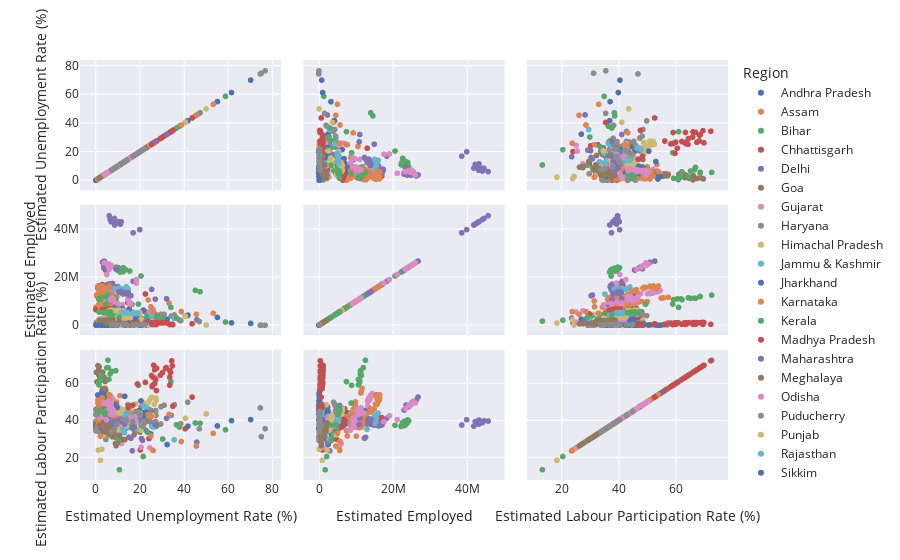

The notebook cell saved with this chart:
### Code cell
pd.DataFrame.iteritems=pd.DataFrame.items # to iterate items in dataframe
fig = pl.scatter_matrix(df, template='seaborn',dimensions=['Estimated Unemployment Rate (%)','Estimated Employed','Estimated Labour Participation Rate (%)'], color='Region')
fig.show()

### Figure 1 — Plotly figure (JSON) as saved in the notebook; plotly's stock layout.template omitted (floating-point values rounded to 4 significant figures)
{"data": [{"dimensions": [{"axis": {"matches": true}, "label": "Estimated Unemployment Rate (%)", "values": [3.65, 3.05, 3.75, 3.32, 5.17, 3.52, 4.12, 4.38, 4.84, 5.91, 4.06, 16.29, 14.46, 0.85, 6.09, 3.8, 5.64, 4.61, 6.01, 4.7, 7.54, 7.88, 7.11, 5.66, 9.88, 32.3, 24.91, 5.86]}, {"axis": {"matches": true}, "label": "Estimated Employed", "values": [11999139, 11755881, 12086707, 12285693, 12256762, 12017412, 11397681, 12528395, 12016676, 11723617, 11359660, 8792827, 9526902, 15572975, 4788661, 4824630, 4657443, 4743179, 4733996, 4774377, 4668772, 4913963, 4618860, 4822035, 4521537, 2544084, 3428356, 4954389]}, {"axis": {"matches": true}, "label": "Estimated Labour Participation Rate (%)", "values": [43.24, 42.05, 43.5, 43.97, 44.68, 43.01, 41, 45.14, 43.46, 42.83, 40.66, 36.03, 38.16, 53.76, 37.45, 36.76, 36.1, 36.29, 36.69, 36.41, 36.62, 38.61, 35.91, 36.84, 36.08, 26.97, 32.69, 37.61]}], "hovertemplate": "Region=Andhra Pradesh<br>%{xaxis.title.text}=%{x}<br>%{yaxis.title.text}=%{y}<extra></extra>", "legendgroup": "Andhra Pradesh", "marker": {"color": "rgb(76,114,176)", "symbol": "circle"}, "name": "Andhra Pradesh", "showlegend": true, "type": "splom"}, {"dimensions": [{"axis": {"matches": true}, "label": "Estimated Unemployment Rate (%)", "values": [4.29, 5.08, 4.26, 5.79, 4.46, 4.65, 4.66, 4.29, 3.26, 3.77, 9.38, 0, 7.87, 9.89, 3.21, 10.39, 9.26, 11.17, 6.31, 5.02, 7.24, 9.98, 10.34, 8.37, 10.77, 3.42]}, {"axis": {"matches": true}, "label": "Estimated Employed", "values": [11749334, 8923222, 9911534, 9292039, 11468349, 8395906, 9625362, 11420996, 8462814, 9878742, 9926176, 7544937, 1671707, 1647342, 1739838, 1595582, 1576480, 1595176, 1708045, 1722303, 1630908, 1625454, 1664145, 1454956, 1441722, 1551007]}, {"axis": {"matches": true}, "label": "Estimated Labour Participation Rate (%)", "values": [57.39, 43.87, 48.21, 45.83, 55.67, 40.76, 46.64, 54.9, 40.17, 47.05, 50, 34.38, 44.92, 45.17, 44.32, 43.81, 42.66, 44.01, 44.59, 44.26, 42.82, 43.9, 45.03, 38.45, 39.04, 38.73]}], "hovertemplate": "Region=Assam<br>%{xaxis.title.text}=%{x}<br>%{yaxis.title.text}=%{y}<extra></extra>", "legendgroup": "Assam", "marker": {"color": "rgb(221,132,82)", "symbol": "circle"}, "name": "Assam", "showlegend": true, "type": "splom"}, {"dimensions": [{"axis": {"matches": true}, "label": "Estimated Unemployment Rate (%)", "values": [9.27, 10.2, 13.44, 11, 8.87, 12.47, 12.4, 10.16, 9.13, 9.61, 15.39, 45.09, 47.26, 20.49, 19.9, 13.29, 16.41, 17.66, 20.46, 14.06, 17.62, 14.91, 20.69, 15.11, 15.73, 58.77, 37.87, 12.45]}, {"axis": {"matches": true}, "label": "Estimated Employed", "values": [24322330, 24097712, 23248875, 22260203, 23905700, 24053140, 22445989, 22914530, 23409006, 23168192, 22667882, 14645275, 14050319, 20622566, 3029344, 3248864, 3059744, 2994763, 2992082, 3173429, 3081077, 2977857, 2988665, 3113464, 3049637, 1400962, 2207026, 3124663]}, {"axis": {"matches": true}, "label": "Estimated Labour Participation Rate (%)", "values": [39.75, 39.71, 39.66, 36.85, 38.57, 40.31, 37.51, 37.25, 37.54, 37.28, 38.88, 38.63, 38.5, 37.4, 39.8, 39.35, 38.36, 38.03, 39.25, 38.45, 38.86, 36.29, 38.99, 37.87, 37.29, 34.94, 36.45, 36.54]}], "hovertemplate": "Region=Bihar<br>%{xaxis.title.text}=%{x}<br>%{yaxis.title.text}=%{y}<extra></extra>", "legendgroup": "Bihar", "marker": {"color": "rgb(85,168,104)", "symbol": "circle"}, "name": "Bihar", "showlegend": true, "type": "splom"}, {"dimensions": [{"axis": {"matches": true}, "label": "Estimated Unemployment Rate (%)", "values": [9.82, 6.76, 4.54, 4.64, 8.33, 6.96, 2.77, 6.11, 9.89, 7.89, 7.31, 0, 7.64, 10.14, 9.77, 11.77, 8.17, 6.29, 9.46, 10.27, 8.32, 3.57, 9.01, 9.79, 8.21, 20.13, 24.1, 27.07]}, {"axis": {"matches": true}, "label": "Estimated Employed", "values": [6259019, 6608626, 6753622, 6607694, 6490776, 7043840, 6942931, 6569385, 6236201, 6847173, 6894808, 6534321, 5454091, 5781095, 2223129, 2192020, 2285436, 2392400, 2311507, 2297096, 2341284, 2415436, 2315972, 2347941, 2407509, 1066126, 1276291, 1602231]}, {"axis": {"matches": true}, "label": "Estimated Labour Participation Rate (%)", "values": [42.89, 43.71, 43.53, 42.55, 43.38, 46.28, 43.56, 42.59, 42.03, 45.05, 44.98, 39.43, 35.56, 38.66, 45.61, 45.88, 45.85, 46.91, 46.8, 46.82, 46.59, 45.59, 46.21, 47.14, 47.39, 24.06, 30.24, 39.41]}], "hovertemplate": "Region=Chhattisgarh<br>%{xaxis.title.text}=%{x}<br>%{yaxis.title.text}=%{y}<extra></extra>", "legendgroup": "Chhattisgarh", "marker": {"color": "rgb(196,78,82)", "symbol": "circle"}, "name": "Chhattisgarh", "showlegend": true, "type": "splom"}, {"dimensions": [{"axis": {"matches": true}, "label": "Estimated Unemployment Rate (%)", "values": [12.56, 9.33, 11.07, 17.18, 12.5, 15.84, 11.11, 16.97, 13.48, 13.81, 15.18, 20.69, 22.76, 21.14, 12.31, 12.76, 14.68, 13.52, 20.59, 12.41, 16.11, 11.07, 22.45, 14.86, 17.09, 16.51, 45.78, 18.11]}, {"axis": {"matches": true}, "label": "Estimated Employed", "values": [169487, 149076, 166605, 135407, 166056, 149511, 178768, 145671, 157791, 147500, 152413, 115487, 129610, 112108, 5756475, 5550172, 5393091, 5552510, 5642253, 6030363, 5439600, 5718337, 5647493, 5708807, 5401392, 3003787, 2343783, 4306807]}, {"axis": {"matches": true}, "label": "Estimated Labour Participation Rate (%)", "values": [42.33, 35.74, 40.53, 35.21, 40.68, 37.9, 42.71, 37.08, 38.36, 35.84, 37.45, 30.21, 34.65, 29.22, 44.17, 42.71, 42.34, 42.9, 47.36, 45.78, 43.02, 42.56, 48.09, 44.18, 42.82, 23.59, 28.28, 34.32]}], "hovertemplate": "Region=Delhi<br>%{xaxis.title.text}=%{x}<br>%{yaxis.title.text}=%{y}<extra></extra>", "legendgroup": "Delhi", "marker": {"color": "rgb(129,114,179)", "symbol": "circle"}, "name": "Delhi", "showlegend": true, "type": "splom"}, {"dimensions": [{"axis": {"matches": true}, "label": "Estimated Unemployment Rate (%)", "values": [2.91, 5.45, 10.98, 1.98, 3.61, 7.21, 23.71, 3.54, 5.38, 0, 15.91, 20, 2.75, 13.33, 12.28, 4.9, 3.16, 12.31, 25.2, 16.22, 10.92, 4.31, 4.76, 11.76]}, {"axis": {"matches": true}, "label": "Estimated Employed", "values": [179340, 170471, 167437, 183603, 163215, 177440, 159489, 177155, 158936, 171672, 181657, 128538, 264855, 304015, 280367, 243277, 309643, 290264, 271612, 288154, 257814, 306396, 277093, 318957]}, {"axis": {"matches": true}, "label": "Estimated Labour Participation Rate (%)", "values": [39.16, 38.19, 39.81, 39.61, 35.78, 40.36, 44.09, 38.7, 35.36, 36.11, 45.36, 33.71, 34.17, 43.96, 40, 31.97, 39.92, 41.27, 45.22, 42.77, 35.95, 39.73, 36.05, 44.74]}], "hovertemplate": "Region=Goa<br>%{xaxis.title.text}=%{x}<br>%{yaxis.title.text}=%{y}<extra></extra>", "legendgroup": "Goa", "marker": {"color": "rgb(147,120,96)", "symbol": "circle"}, "name": "Goa", "showlegend": true, "type": "splom"}, {"dimensions": [{"axis": {"matches": true}, "label": "Estimated Unemployment Rate (%)", "values": [2.88, 4.77, 4.58, 3.7, 6.29, 4.91, 4.68, 3.46, 5.35, 6.64, 7.59, 12, 14.58, 1.41, 4.09, 6.31, 5.15, 4.2, 5.96, 5.45, 7.53, 5.71, 5.82, 6.04, 5.39, 25.94, 11.62, 4.54]}, {"axis": {"matches": true}, "label": "Estimated Employed", "values": [13954728, 13199281, 14327083, 13507342, 13280783, 13828512, 14487815, 13877825, 14301844, 13973042, 13483615, 8587594, 11121124, 13243922, 9686558, 10144965, 9828023, 10228154, 9609939, 10474217, 9896129, 10172812, 9824501, 10784753, 10083026, 6701284, 6072776, 10574711]}, {"axis": {"matches": true}, "label": "Estimated Labour Participation Rate (%)", "values": [52.03, 50.12, 54.21, 50.57, 51.01, 52.27, 54.55, 51.51, 54.07, 53.48, 52.06, 34.77, 46.31, 47.72, 41.67, 44.57, 42.54, 43.72, 41.75, 45.14, 43.5, 43.75, 42.19, 46.31, 42.9, 36.33, 27.52, 44.26]}], "hovertemplate": "Region=Gujarat<br>%{xaxis.title.text}=%{x}<br>%{yaxis.title.text}=%{y}<extra></extra>", "legendgroup": "Gujarat", "marker": {"color": "rgb(218,139,195)", "symbol": "circle"}, "name": "Gujarat", "showlegend": true, "type": "splom"}, {"dimensions": [{"axis": {"matches": true}, "label": "Estimated Unemployment Rate (%)", "values": [14.54, 23.08, 16.22, 30.94, 16.36, 24.17, 16.59, 29.56, 16.21, 27.19, 23.92, 41.61, 34.22, 35.57, 24.67, 20.42, 25.45, 24.19, 26.84, 21.04, 27.06, 23.65, 27.24, 23.29, 27.14, 46.89, 38.46, 29.41]}, {"axis": {"matches": true}, "label": "Estimated Employed", "values": [5249186, 4745178, 4826560, 4558306, 5127956, 4798833, 4875763, 4603484, 5062293, 4570108, 4366148, 4041050, 3914193, 4357835, 2693596, 2845190, 2405973, 2523005, 2675862, 2821456, 2404239, 2548835, 2630938, 2752834, 2275407, 1606580, 2013083, 2304138]}, {"axis": {"matches": true}, "label": "Estimated Labour Participation Rate (%)", "values": [45.12, 45.23, 42.17, 48.23, 44.72, 46.07, 42.48, 47.4, 43.74, 45.37, 41.4, 49.85, 42.78, 48.53, 43.18, 43.06, 38.77, 39.87, 43.7, 42.58, 39.18, 39.57, 42.75, 42.32, 36.73, 35.48, 38.27, 38.09]}], "hovertemplate": "Region=Haryana<br>%{xaxis.title.text}=%{x}<br>%{yaxis.title.text}=%{y}<extra></extra>", "legendgroup": "Haryana", "marker": {"color": "rgb(140,140,140)", "symbol": "circle"}, "name": "Haryana", "showlegend": true, "type": "splom"}, {"dimensions": [{"axis": {"matches": true}, "label": "Estimated Unemployment Rate (%)", "values": [13.68, 11.43, 20.59, 18.56, 15.98, 15.81, 22.86, 19.46, 16.67, 15.42, 17.71, 2.13, 25.64, 1.12, 10.88, 21.43, 21.51, 24.48, 12, 23.77, 27.27, 25.32, 18.15, 27.31, 26.44, 2.7, 50, 10.81]}, {"axis": {"matches": true}, "label": "Estimated Employed", "values": [2045760, 1957081, 1916824, 1969248, 2039804, 1946957, 2024409, 1922821, 2041035, 1952464, 1800426, 984171, 1732050, 2230075, 245668, 237576, 235894, 236315, 247210, 232322, 233029, 241366, 246596, 227804, 221432, 146957, 134868, 224902]}, {"axis": {"matches": true}, "label": "Estimated Labour Participation Rate (%)", "values": [44.23, 41.18, 44.91, 44.91, 45.02, 42.81, 48.5, 44.05, 45.11, 42.45, 40.17, 18.43, 42.62, 41.2, 45.27, 49.58, 49.22, 51.17, 45.87, 49.69, 52.17, 52.55, 48.92, 50.82, 48.74, 24.42, 43.55, 40.66]}], "hovertemplate": "Region=Himachal Pradesh<br>%{xaxis.title.text}=%{x}<br>%{yaxis.title.text}=%{y}<extra></extra>", "legendgroup": "Himachal Pradesh", "marker": {"color": "rgb(204,185,116)", "symbol": "circle"}, "name": "Himachal Pradesh", "showlegend": true, "type": "splom"}, {"dimensions": [{"axis": {"matches": true}, "label": "Estimated Unemployment Rate (%)", "values": [12.78, 12.09, 13.67, 11.32, 19.27, 14.73, 22.19, 21.23, 16, 2.22, 18.97, 23.04, 19.88, 21.55, 24.06, 14.29, 7.02, 18.54, 19.86, 14.29, 12.96]}, {"axis": {"matches": true}, "label": "Estimated Employed", "values": [2495186, 2423742, 2549316, 2778624, 2477621, 2415724, 2373488, 2163397, 2361004, 2716966, 2049617, 1130139, 1139815, 1183770, 1029087, 1226793, 1209085, 1079537, 1060116, 998103, 937435]}, {"axis": {"matches": true}, "label": "Estimated Labour Participation Rate (%)", "values": [40.57, 39.02, 41.71, 44.17, 43.08, 39.69, 42.56, 38.25, 39.06, 38.46, 34.94, 46.74, 45.17, 47.8, 42.63, 44.92, 40.71, 41.4, 41.23, 36.21, 33.33]}], "hovertemplate": "Region=Jammu & Kashmir<br>%{xaxis.title.text}=%{x}<br>%{yaxis.title.text}=%{y}<extra></extra>", "legendgroup": "Jammu & Kashmir", "marker": {"color": "rgb(100,181,205)", "symbol": "circle"}, "name": "Jammu & Kashmir", "showlegend": true, "type": "splom"}, {"dimensions": [{"axis": {"matches": true}, "label": "Estimated Unemployment Rate (%)", "values": [7.11, 8.46, 9.98, 12.06, 7.12, 6.57, 8.07, 15.15, 6.16, 9.06, 5.01, 41.72, 55.1, 21.53, 17.23, 20.51, 15.67, 20.25, 21.16, 19.05, 17.34, 22.01, 22.96, 19.67, 16.4, 61.48, 70.17, 19.38]}, {"axis": {"matches": true}, "label": "Estimated Employed", "values": [7035766, 7319782, 6958404, 7015356, 7500122, 7761243, 7279628, 6873437, 7868736, 7932402, 7157454, 4280434, 3315038, 6375114, 2404033, 2326911, 2434579, 2335406, 2357627, 2460196, 2424281, 2290170, 2329293, 2493023, 2480661, 1054829, 830347, 2244460]}, {"axis": {"matches": true}, "label": "Estimated Labour Participation Rate (%)", "values": [39.04, 41.12, 39.66, 40.83, 41.24, 42.33, 40.26, 41.09, 42.43, 44.05, 37.96, 36.92, 37.03, 40.65, 43.25, 43.51, 42.82, 43.35, 44.18, 44.82, 43.17, 43.14, 44.33, 45.42, 43.34, 39.92, 40.49, 40.43]}], "hovertemplate": "Region=Jharkhand<br>%{xaxis.title.text}=%{x}<br>%{yaxis.title.text}=%{y}<extra></extra>", "legendgroup": "Jharkhand", "marker": {"color": "rgb(76,114,176)", "symbol": "circle"}, "name": "Jharkhand", "showlegend": true, "type": "splom"}, {"dimensions": [{"axis": {"matches": true}, "label": "Estimated Unemployment Rate (%)", "values": [5.46, 5.98, 0.52, 0.37, 3.2, 7.13, 1.19, 0.41, 2.57, 4.11, 2.39, 33.17, 23.72, 10.92, 6.56, 5, 2.29, 1.27, 3.57, 3.87, 3.44, 1.56, 3.31, 2.88, 4.92, 25.12, 15.88, 6.12]}, {"axis": {"matches": true}, "label": "Estimated Employed", "values": [13911440, 12888490, 12169808, 12686470, 13741892, 12803527, 11537217, 12756132, 13938874, 12753657, 12853818, 9330400, 10626328, 15396213, 8638239, 8862498, 8738029, 8614340, 8647794, 8799249, 8613835, 8592376, 8749154, 8924061, 9225835, 7387995, 8669258, 8822411]}, {"axis": {"matches": true}, "label": "Estimated Labour Participation Rate (%)", "values": [46.36, 43.12, 38.42, 39.93, 44.45, 43.1, 36.45, 39.92, 44.52, 41.33, 40.85, 43.25, 43.09, 53.37, 40.62, 40.89, 39.09, 38.04, 39, 39.7, 38.6, 37.66, 38.94, 39.45, 41.55, 42.14, 43.9, 39.93]}], "hovertemplate": "Region=Karnataka<br>%{xaxis.title.text}=%{x}<br>%{yaxis.title.text}=%{y}<extra></extra>", "legendgroup": "Karnataka", "marker": {"color": "rgb(221,132,82)", "symbol": "circle"}, "name": "Karnataka", "showlegend": true, "type": "splom"}, {"dimensions": [{"axis": {"matches": true}, "label": "Estimated Unemployment Rate (%)", "values": [6.63, 9, 4.95, 10.32, 5.35, 9.14, 5, 10.77, 4.11, 8.91, 8.85, 10.71, 23.38, 27.66, 6.11, 6.67, 7.58, 7.69, 5.52, 5.35, 6.71, 7.31, 6.65, 6.08, 9.14, 21.43, 30.28, 12.17]}, {"axis": {"matches": true}, "label": "Estimated Employed", "values": [5184355, 5605627, 4855393, 5233449, 5400499, 5328825, 4557906, 5065804, 5307026, 5203579, 4141953, 1754170, 3799919, 3952088, 4605913, 4678374, 4105211, 4448650, 4640642, 4644510, 4062767, 4440283, 4597507, 4624444, 4079775, 2179106, 2826118, 4601293]}, {"axis": {"matches": true}, "label": "Estimated Labour Participation Rate (%)", "values": [38.07, 42.19, 34.96, 39.9, 38.97, 40.02, 32.71, 38.67, 37.66, 38.84, 30.87, 13.33, 33.62, 37.01, 36.65, 37.42, 33.13, 35.91, 36.57, 36.49, 32.36, 35.56, 36.53, 36.48, 33.24, 20.51, 29.95, 38.68]}], "hovertemplate": "Region=Kerala<br>%{xaxis.title.text}=%{x}<br>%{yaxis.title.text}=%{y}<extra></extra>", "legendgroup": "Kerala", "marker": {"color": "rgb(85,168,104)", "symbol": "circle"}, "name": "Kerala", "showlegend": true, "type": "splom"}, {"dimensions": [{"axis": {"matches": true}, "label": "Estimated Unemployment Rate (%)", "values": [3.63, 4.25, 3.92, 4.94, 3.08, 2.98, 2.72, 2.94, 3.66, 4.42, 1.19, 12.5, 22.46, 6.46, 3.91, 6.38, 7.38, 6.82, 7, 4.4, 6.06, 6.2, 5.17, 4.96, 4.8, 11.94, 40.49, 12.72]}, {"axis": {"matches": true}, "label": "Estimated Employed", "values": [15349838, 16294794, 16274707, 16559137, 16159315, 17060638, 16306428, 16854647, 16183702, 16178044, 16480441, 14238959, 13099601, 16748971, 6692720, 6509340, 6266446, 6809834, 6655967, 6603715, 6459457, 6787403, 6834930, 6533435, 6386723, 4802873, 3879934, 6221562]}, {"axis": {"matches": true}, "label": "Estimated Labour Participation Rate (%)", "values": [37.97, 40.48, 40.2, 41.25, 39.4, 41.46, 39.44, 40.77, 39.35, 39.57, 38.9, 37.88, 39.24, 41.5, 38.96, 38.8, 37.67, 40.6, 39.67, 38.2, 37.94, 39.83, 39.59, 37.68, 36.68, 29.76, 35.49, 38.72]}], "hovertemplate": "Region=Madhya Pradesh<br>%{xaxis.title.text}=%{x}<br>%{yaxis.title.text}=%{y}<extra></extra>", "legendgroup": "Madhya Pradesh", "marker": {"color": "rgb(196,78,82)", "symbol": "circle"}, "name": "Madhya Pradesh", "showlegend": true, "type": "splom"}, {"dimensions": [{"axis": {"matches": true}, "label": "Estimated Unemployment Rate (%)", "values": [3.67, 4.34, 3.66, 3.76, 4.4, 3.81, 3.68, 3.03, 3.8, 4.24, 5.38, 25.28, 16.89, 9.4, 6.08, 6.46, 6.35, 7.57, 7.6, 7.51, 7.6, 7.83, 6.67, 5.34, 6.34, 14.99, 15.92, 10.01]}, {"axis": {"matches": true}, "label": "Estimated Employed", "values": [23896858, 23056511, 24843750, 26835389, 25219281, 24330249, 24881383, 26357625, 25881398, 25293535, 23130976, 15014802, 18423447, 23601016, 16962574, 17375053, 17215677, 16602767, 17396398, 17221991, 17486683, 16581144, 16715470, 17122782, 17065830, 12674451, 12365754, 16172690]}, {"axis": {"matches": true}, "label": "Estimated Labour Participation Rate (%)", "values": [47.11, 45.69, 48.8, 52.67, 49.74, 47.61, 48.53, 50.98, 50.36, 49.36, 45.6, 37.42, 41.21, 48.34, 38.3, 39.3, 38.81, 37.84, 39.58, 39.05, 39.61, 37.57, 37.32, 37.61, 37.8, 30.86, 30.38, 37.04]}], "hovertemplate": "Region=Maharashtra<br>%{xaxis.title.text}=%{x}<br>%{yaxis.title.text}=%{y}<extra></extra>", "legendgroup": "Maharashtra", "marker": {"color": "rgb(129,114,179)", "symbol": "circle"}, "name": "Maharashtra", "showlegend": true, "type": "splom"}, {"dimensions": [{"axis": {"matches": true}, "label": "Estimated Unemployment Rate (%)", "values": [3.16, 4.23, 1.03, 0.52, 0.24, 3.7, 1.5, 1.8, 0.97, 2.76, 1.28, 8.38, 3.73, 1.35, 8.4, 8.66, 4.43, 5.8, 5.3, 7.2, 3.02, 5.21, 4.76, 7.37, 2.8, 17.39, 14.58]}, {"axis": {"matches": true}, "label": "Estimated Employed", "values": [1119011, 1024797, 1158511, 1065725, 1162159, 1080609, 1205703, 1102997, 1229406, 1112864, 1192616, 803118, 992148, 1150200, 228978, 231252, 284015, 259433, 253887, 234375, 293431, 267417, 261687, 233965, 289735, 161939, 222916]}, {"axis": {"matches": true}, "label": "Estimated Labour Participation Rate (%)", "values": [66.13, 61.09, 66.67, 60.86, 66.02, 63.44, 69.03, 63.18, 69.66, 64.06, 67.46, 48.83, 57.26, 64.63, 47.79, 48.29, 56.55, 52.27, 50.77, 47.71, 57.02, 53.04, 51.53, 47.26, 55.64, 36.51, 48.48]}], "hovertemplate": "Region=Meghalaya<br>%{xaxis.title.text}=%{x}<br>%{yaxis.title.text}=%{y}<extra></extra>", "legendgroup": "Meghalaya", "marker": {"color": "rgb(147,120,96)", "symbol": "circle"}, "name": "Meghalaya", "showlegend": true, "type": "splom"}, {"dimensions": [{"axis": {"matches": true}, "label": "Estimated Unemployment Rate (%)", "values": [4.17, 4.71, 3.31, 3.68, 4.31, 4.28, 4.72, 4.67, 1.81, 3.31, 15.09, 24.48, 9.45, 4.59, 2.95, 2.63, 1.78, 3.5, 3.78, 4.5, 2.23, 3.36, 2.28, 2.19, 3.96, 20.5, 10, 2.18]}, {"axis": {"matches": true}, "label": "Estimated Employed", "values": [11155753, 10965154, 12009883, 11727659, 11167715, 11621534, 12192623, 11345069, 11182128, 11842655, 9814156, 5562449, 9683719, 10187145, 2519582, 2356290, 2542237, 2456983, 2570663, 2456855, 2594469, 2369048, 2561320, 2438080, 2457952, 1303244, 1975481, 2221069]}, {"axis": {"matches": true}, "label": "Estimated Labour Participation Rate (%)", "values": [40.47, 39.94, 43.05, 42.13, 40.32, 41.88, 44.06, 40.91, 39.09, 41.98, 39.55, 25.16, 36.48, 36.36, 41.26, 38.39, 40.99, 40.25, 42.15, 40.51, 41.71, 38.46, 41.05, 38.97, 39.93, 25.53, 34.12, 35.24]}], "hovertemplate": "Region=Odisha<br>%{xaxis.title.text}=%{x}<br>%{yaxis.title.text}=%{y}<extra></extra>", "legendgroup": "Odisha", "marker": {"color": "rgb(218,139,195)", "symbol": "circle"}, "name": "Odisha", "showlegend": true, "type": "splom"}, {"dimensions": [{"axis": {"matches": true}, "label": "Estimated Unemployment Rate (%)", "values": [0, 0, 0, 4.85, 0, 1.18, 0, 1.99, 0.58, 1.74, 2.31, 74.51, 1.25, 0, 0, 8.95, 1.22, 1.17, 1.37, 5.21, 0.57, 1.78, 0.62, 76.74, 75, 4.55]}, {"axis": {"matches": true}, "label": "Estimated Employed", "values": [172474, 184527, 139227, 183930, 175718, 180283, 142787, 180808, 176252, 183619, 142176, 49420, 283905, 304369, 281117, 312882, 286573, 312548, 275003, 313135, 281698, 310342, 278851, 68122, 64538, 234926]}, {"axis": {"matches": true}, "label": "Estimated Labour Participation Rate (%)", "values": [43.08, 45.95, 34.56, 47.83, 43.34, 44.85, 35, 45.07, 43.18, 45.38, 35.23, 46.79, 35.71, 37.73, 34.77, 42.41, 35.73, 38.86, 34.19, 40.42, 34.59, 38.5, 34.12, 35.54, 31.25, 29.73]}], "hovertemplate": "Region=Puducherry<br>%{xaxis.title.text}=%{x}<br>%{yaxis.title.text}=%{y}<extra></extra>", "legendgroup": "Puducherry", "marker": {"color": "rgb(140,140,140)", "symbol": "circle"}, "name": "Puducherry", "showlegend": true, "type": "splom"}, {"dimensions": [{"axis": {"matches": true}, "label": "Estimated Unemployment Rate (%)", "values": [9.17, 12.21, 9.64, 6.69, 8.59, 12.56, 7.07, 6.13, 9.69, 10.41, 10.51, 3.69, 40.59, 20, 13.49, 13.17, 11.61, 11.99, 15.69, 13.75, 10.39, 11.97, 13.68, 11.99, 9.97, 1.13, 20.54, 10.55]}, {"axis": {"matches": true}, "label": "Estimated Employed", "values": [6088547, 6025235, 6308129, 6183427, 6260971, 6021921, 6395022, 6164215, 6189471, 6009820, 6373692, 4721590, 3727366, 5364047, 3289918, 3307798, 3592442, 3499863, 3227178, 3070438, 3602243, 3575778, 3252622, 3219227, 3601793, 2298975, 2682658, 3047750]}, {"axis": {"matches": true}, "label": "Estimated Labour Participation Rate (%)", "values": [44.79, 45.79, 46.5, 44.08, 45.49, 45.66, 45.55, 43.4, 45.22, 44.19, 46.85, 32.2, 41.14, 43.9, 40.03, 40.02, 42.62, 41.61, 39.97, 37.1, 41.82, 42.17, 39.04, 37.82, 41.29, 23.95, 34.71, 34.96]}], "hovertemplate": "Region=Punjab<br>%{xaxis.title.text}=%{x}<br>%{yaxis.title.text}=%{y}<extra></extra>", "legendgroup": "Punjab", "marker": {"color": "rgb(204,185,116)", "symbol": "circle"}, "name": "Punjab", "showlegend": true, "type": "splom"}, {"dimensions": [{"axis": {"matches": true}, "label": "Estimated Unemployment Rate (%)", "values": [4.03, 13.7, 9.7, 12.5, 5.45, 14.66, 10.47, 13.96, 8, 14.48, 9.47, 12.25, 10.45, 13.86, 13.62, 14.36, 11.67, 14.71, 12.63, 13.02, 14.3, 18.04, 18.82, 17.02, 18.54, 35.53, 25.35, 13.04]}, {"axis": {"matches": true}, "label": "Estimated Employed", "values": [15226005, 14610564, 14859873, 15052051, 15419779, 15178544, 15278556, 15485307, 15484353, 15040572, 15059769, 13051219, 15586833, 16076978, 5108436, 5241174, 5372470, 5195170, 5176819, 5384335, 5306715, 5109481, 5157363, 5288343, 4964911, 2932923, 4225486, 5275784]}, {"axis": {"matches": true}, "label": "Estimated Labour Participation Rate (%)", "values": [38.52, 41.02, 39.78, 41.48, 39.24, 42.69, 40.87, 43, 40.12, 41.83, 39.47, 35.21, 41.11, 43.98, 39.44, 40.73, 40.38, 40.34, 39.15, 40.8, 40.73, 40.9, 41.59, 41.62, 39.71, 29.57, 36.71, 39.26]}], "hovertemplate": "Region=Rajasthan<br>%{xaxis.title.text}=%{x}<br>%{yaxis.title.text}=%{y}<extra></extra>", "legendgroup": "Rajasthan", "marker": {"color": "rgb(100,181,205)", "symbol": "circle"}, "name": "Rajasthan", "showlegend": true, "type": "splom"}, {"dimensions": [{"axis": {"matches": true}, "label": "Estimated Unemployment Rate (%)", "values": [5.48, 13.11, 1, 0, 5.81, 8.2, 7.76, 2.56, 4.82, 4.81, 9.68, 4.04, 7.37, 20.45, 5.77, 19.75, 2.63]}, {"axis": {"matches": true}, "label": "Estimated Employed", "values": [146688, 162426, 161647, 133399, 141313, 89587, 89702, 108334, 90850, 89450, 87974, 107751, 88035, 86186, 81905, 75456, 76269]}, {"axis": {"matches": true}, "label": "Estimated Labour Participation Rate (%)", "values": [44.06, 53.04, 46.3, 37.72, 42.36, 48.61, 48.13, 54.67, 46.63, 45.61, 46.97, 53.8, 45.24, 50.57, 40.31, 43.32, 35.85]}], "hovertemplate": "Region=Sikkim<br>%{xaxis.title.text}=%{x}<br>%{yaxis.title.text}=%{y}<extra></extra>", "legendgroup": "Sikkim", "marker": {"color": "rgb(76,114,176)", "symbol": "circle"}, "name": "Sikkim", "showlegend": true, "type": "splom"}, {"dimensions": [{"axis": {"matches": true}, "label": "Estimated Unemployment Rate (%)", "values": [0.97, 0.92, 6.01, 2.91, 1.71, 1.46, 2.46, 3.73, 1.18, 1.17, 6.36, 53.19, 38.73, 2.06, 0.89, 1.56, 3.18, 9.53, 1.86, 1.13, 2.65, 8.05, 2.05, 3.31, 6.46, 45.55, 25.95, 24.93]}, {"axis": {"matches": true}, "label": "Estimated Employed", "values": [15844698, 16375303, 16455928, 16463931, 14595441, 15595647, 16223430, 15356938, 14954646, 15828488, 15848590, 5086200, 5768342, 10169115, 11798080, 12318745, 12054414, 11933093, 11902824, 12223948, 11729952, 12260389, 11926995, 11742101, 10982178, 4632967, 5733921, 7741005]}, {"axis": {"matches": true}, "label": "Estimated Labour Participation Rate (%)", "values": [49.44, 50.99, 53.94, 52.17, 45.62, 48.55, 50.95, 48.8, 46.23, 48.86, 51.56, 33.05, 28.6, 31.49, 37.31, 39.16, 38.89, 41.13, 37.76, 38.42, 37.38, 41.29, 37.64, 37.48, 36.17, 26.17, 23.77, 31.6]}], "hovertemplate": "Region=Tamil Nadu<br>%{xaxis.title.text}=%{x}<br>%{yaxis.title.text}=%{y}<extra></extra>", "legendgroup": "Tamil Nadu", "marker": {"color": "rgb(221,132,82)", "symbol": "circle"}, "name": "Tamil Nadu", "showlegend": true, "type": "splom"}, {"dimensions": [{"axis": {"matches": true}, "label": "Estimated Unemployment Rate (%)", "values": [2.23, 5.92, 2.45, 1.4, 5.49, 7.29, 6.47, 1.35, 5.02, 9.02, 5.63, 4.51, 34.01, 19.3, 1.52, 1.43, 3.73, 4.19, 6.19, 6.74, 5.23, 4.22, 6.49, 6.74, 6.1, 10.5, 36.57, 6.92]}, {"axis": {"matches": true}, "label": "Estimated Employed", "values": [11053353, 10728822, 11538688, 10743959, 12636415, 11375354, 11265828, 11068056, 12065915, 11304474, 12028377, 8793799, 7508747, 8891181, 5560649, 5683349, 5432503, 5544693, 5668785, 5318341, 5338119, 5317782, 5543380, 5521496, 5313236, 3378431, 3108830, 4577995]}, {"axis": {"matches": true}, "label": "Estimated Labour Participation Rate (%)", "values": [61.74, 62.19, 64.4, 59.23, 72.57, 66.49, 65.17, 60.61, 68.51, 66.92, 68.53, 49.44, 61, 58.97, 44.59, 45.43, 44.36, 45.39, 47.28, 44.51, 43.87, 43.13, 45.95, 45.78, 43.65, 29.05, 37.63, 37.68]}], "hovertemplate": "Region=Telangana<br>%{xaxis.title.text}=%{x}<br>%{yaxis.title.text}=%{y}<extra></extra>", "legendgroup": "Telangana", "marker": {"color": "rgb(85,168,104)", "symbol": "circle"}, "name": "Telangana", "showlegend": true, "type": "splom"}, {"dimensions": [{"axis": {"matches": true}, "label": "Estimated Unemployment Rate (%)", "values": [29.25, 26.64, 22.47, 25.49, 30.23, 27.54, 25.25, 26.53, 31.91, 26.22, 31.61, 43.64, 14.71, 18.84, 34.69, 25.59, 25.81, 33.45, 33.57, 26.67, 27.15, 33.48, 34.37, 33.88, 25.69, 34.88, 16.78, 27.47]}, {"axis": {"matches": true}, "label": "Estimated Employed", "values": [1019549, 1107013, 1052597, 975501, 1034408, 1113764, 1084633, 1046878, 1057975, 1169347, 1060946, 675083, 911789, 1106978, 423127, 408738, 410583, 368977, 418043, 414808, 427700, 399427, 450155, 415339, 450271, 296431, 384999, 391015]}, {"axis": {"matches": true}, "label": "Estimated Labour Participation Rate (%)", "values": [64.47, 67.4, 60.54, 58.29, 65.9, 68.21, 64.29, 63.02, 68.61, 69.88, 68.28, 52.63, 46.9, 59.74, 69.5, 58.8, 59.1, 59.07, 66.9, 60, 62.14, 63.41, 72.26, 66.04, 63.56, 47.65, 48.31, 56.17]}], "hovertemplate": "Region=Tripura<br>%{xaxis.title.text}=%{x}<br>%{yaxis.title.text}=%{y}<extra></extra>", "legendgroup": "Tripura", "marker": {"color": "rgb(196,78,82)", "symbol": "circle"}, "name": "Tripura", "showlegend": true, "type": "splom"}, {"dimensions": [{"axis": {"matches": true}, "label": "Estimated Unemployment Rate (%)", "values": [10.26, 11.13, 9.19, 11.47, 6.45, 10.18, 6.94, 8.43, 6.06, 8.12, 9.37, 19.92, 16.89, 8.51, 14.4, 11.62, 11.8, 14.73, 13.58, 10.35, 11.31, 12.37, 12.34, 11.65, 12.32, 26.94, 32.06, 13.05]}, {"axis": {"matches": true}, "label": "Estimated Employed", "values": [43287808, 42276572, 42697000, 43298746, 44198762, 42833265, 43261530, 44640087, 45777509, 44257432, 43086706, 39970677, 38640999, 41908909, 13391244, 13624452, 13862431, 13580241, 13522970, 13938303, 14128888, 13857200, 13656250, 13803099, 13889632, 10944379, 11111486, 13208724]}, {"axis": {"matches": true}, "label": "Estimated Labour Participation Rate (%)", "values": [39.96, 39.32, 38.78, 40.24, 38.79, 39.07, 38.01, 39.77, 39.67, 39.13, 38.53, 40.37, 37.52, 36.89, 40.43, 39.75, 40.43, 40.87, 40.07, 39.71, 40.6, 40.21, 39.52, 39.54, 40, 37.74, 41.1, 38.09]}], "hovertemplate": "Region=Uttar Pradesh<br>%{xaxis.title.text}=%{x}<br>%{yaxis.title.text}=%{y}<extra></extra>", "legendgroup": "Uttar Pradesh", "marker": {"color": "rgb(129,114,179)", "symbol": "circle"}, "name": "Uttar Pradesh", "showlegend": true, "type": "splom"}, {"dimensions": [{"axis": {"matches": true}, "label": "Estimated Unemployment Rate (%)", "values": [1.63, 4.65, 5.74, 6.11, 3.47, 4.83, 5.56, 4.52, 4.17, 4.85, 3.66, 3.57, 10.71, 9.17, 4.69, 6.94, 7.43, 9.62, 4.72, 6.34, 7.39, 8.92, 5.28, 8.15, 13.18, 17.36, 5.08]}, {"axis": {"matches": true}, "label": "Estimated Employed", "values": [2108044, 2021553, 2000524, 1911380, 2157845, 2027662, 2007113, 1947566, 1986386, 2057523, 1972074, 1915482, 1675441, 676797, 906889, 859900, 823967, 711150, 925174, 904903, 844779, 725253, 963408, 889245, 748041, 778590, 989470]}, {"axis": {"matches": true}, "label": "Estimated Labour Participation Rate (%)", "values": [37.47, 37.01, 36.97, 35.39, 38.79, 36.9, 36.73, 35.19, 35.69, 37.16, 35.04, 33.94, 32, 26.33, 33.54, 32.48, 31.21, 27.51, 33.87, 33.61, 31.65, 27.55, 35.11, 33.33, 29.59, 32.27, 35.61]}], "hovertemplate": "Region=Uttarakhand<br>%{xaxis.title.text}=%{x}<br>%{yaxis.title.text}=%{y}<extra></extra>", "legendgroup": "Uttarakhand", "marker": {"color": "rgb(147,120,96)", "symbol": "circle"}, "name": "Uttarakhand", "showlegend": true, "type": "splom"}, {"dimensions": [{"axis": {"matches": true}, "label": "Estimated Unemployment Rate (%)", "values": [6.02, 5.85, 5.62, 5.58, 5.26, 6.78, 5.83, 5.79, 6.79, 3.78, 7.02, 18.32, 18.43, 4.94, 7.25, 7.38, 7.91, 7.27, 7.79, 7.83, 6.61, 7.24, 7.27, 7.55, 6.67, 15.63, 15.22, 9.86]}, {"axis": {"matches": true}, "label": "Estimated Employed", "values": [23452875, 25543465, 24857807, 24924827, 25610773, 24353018, 25630359, 24906239, 24612171, 26093009, 25097812, 17639370, 19115772, 21225887, 11306177, 10611498, 10779829, 11456493, 11158649, 10563686, 10768462, 11335696, 11208617, 10871168, 10806105, 9299466, 9240903, 9088931]}, {"axis": {"matches": true}, "label": "Estimated Labour Participation Rate (%)", "values": [46.41, 50.36, 48.78, 48.79, 49.87, 48.09, 50, 48.47, 48.3, 49.51, 49.18, 39.27, 42.53, 40.44, 46.37, 43.51, 44.38, 46.77, 45.74, 43.25, 43.44, 45.97, 45.39, 44.09, 43.34, 41.2, 40.67, 37.57]}], "hovertemplate": "Region=West Bengal<br>%{xaxis.title.text}=%{x}<br>%{yaxis.title.text}=%{y}<extra></extra>", "legendgroup": "West Bengal", "marker": {"color": "rgb(218,139,195)", "symbol": "circle"}, "name": "West Bengal", "showlegend": true, "type": "splom"}, {"dimensions": [{"axis": {"matches": true}, "label": "Estimated Unemployment Rate (%)", "values": [18.35, 12.4, 21.8, 9.52, 20.14, 13.99, 22.05, 8.33, 20, 16.67, 21.43, 7.22]}, {"axis": {"matches": true}, "label": "Estimated Employed", "values": [348042, 337145, 294379, 328282, 327239, 330856, 289593, 311146, 332062, 316887, 279839, 306505]}, {"axis": {"matches": true}, "label": "Estimated Labour Participation Rate (%)", "values": [44.89, 40.44, 39.47, 37.95, 42.77, 40.06, 38.6, 35.19, 42.94, 39.25, 36.68, 33.8]}], "hovertemplate": "Region=Chandigarh<br>%{xaxis.title.text}=%{x}<br>%{yaxis.title.text}=%{y}<extra></extra>", "legendgroup": "Chandigarh", "marker": {"color": "rgb(140,140,140)", "symbol": "circle"}, "name": "Chandigarh", "showlegend": true, "type": "splom"}], "layout": {"dragmode": "select", "legend": {"title": {"text": "Region"}, "tracegroupgap": 0}, "margin": {"t": 60}}}
